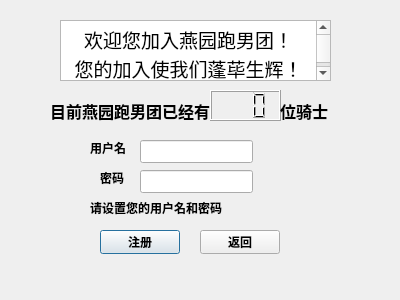
<?xml version="1.0" encoding="UTF-8"?>
<ui version="4.0">
 <class>rider_rigister</class>
 <widget class="QDialog" name="rider_rigister">
  <property name="geometry">
   <rect>
    <x>0</x>
    <y>0</y>
    <width>400</width>
    <height>300</height>
   </rect>
  </property>
  <property name="windowTitle">
   <string>Dialog</string>
  </property>
  <widget class="QTextBrowser" name="textBrowser">
   <property name="geometry">
    <rect>
     <x>60</x>
     <y>20</y>
     <width>271</width>
     <height>61</height>
    </rect>
   </property>
   <property name="font">
    <font>
     <bold>true</bold>
    </font>
   </property>
   <property name="html">
    <string>&lt;!DOCTYPE HTML PUBLIC &quot;-//W3C//DTD HTML 4.0//EN&quot; &quot;http://www.w3.org/TR/REC-html40/strict.dtd&quot;&gt;
&lt;html&gt;&lt;head&gt;&lt;meta name=&quot;qrichtext&quot; content=&quot;1&quot; /&gt;&lt;meta charset=&quot;utf-8&quot; /&gt;&lt;style type=&quot;text/css&quot;&gt;
p, li { white-space: pre-wrap; }
hr { height: 1px; border-width: 0; }
li.unchecked::marker { content: &quot;\2610&quot;; }
li.checked::marker { content: &quot;\2612&quot;; }
&lt;/style&gt;&lt;/head&gt;&lt;body style=&quot; font-family:'Microsoft YaHei UI'; font-size:9pt; font-weight:700; font-style:normal;&quot;&gt;
&lt;p align=&quot;center&quot; style=&quot; margin-top:0px; margin-bottom:0px; margin-left:0px; margin-right:0px; -qt-block-indent:0; text-indent:0px;&quot;&gt;&lt;span style=&quot; font-size:14pt; font-weight:400;&quot;&gt;欢迎您加入燕园跑男团！&lt;/span&gt;&lt;/p&gt;
&lt;p align=&quot;center&quot; style=&quot; margin-top:0px; margin-bottom:0px; margin-left:0px; margin-right:0px; -qt-block-indent:0; text-indent:0px;&quot;&gt;&lt;span style=&quot; font-size:14pt; font-weight:400;&quot;&gt;您的加入使我们蓬荜生辉！&lt;/span&gt;&lt;/p&gt;&lt;/body&gt;&lt;/html&gt;</string>
   </property>
  </widget>
  <widget class="QLabel" name="label">
   <property name="geometry">
    <rect>
     <x>90</x>
     <y>140</y>
     <width>54</width>
     <height>16</height>
    </rect>
   </property>
   <property name="font">
    <font>
     <bold>true</bold>
    </font>
   </property>
   <property name="text">
    <string>用户名</string>
   </property>
  </widget>
  <widget class="QLabel" name="label_2">
   <property name="geometry">
    <rect>
     <x>100</x>
     <y>170</y>
     <width>54</width>
     <height>16</height>
    </rect>
   </property>
   <property name="font">
    <font>
     <bold>true</bold>
    </font>
   </property>
   <property name="text">
    <string>密码</string>
   </property>
  </widget>
  <widget class="QLCDNumber" name="lcdNumber">
   <property name="geometry">
    <rect>
     <x>210</x>
     <y>90</y>
     <width>71</width>
     <height>31</height>
    </rect>
   </property>
   <property name="font">
    <font>
     <bold>true</bold>
    </font>
   </property>
   <property name="digitCount">
    <number>3</number>
   </property>
   <property name="segmentStyle">
    <enum>QLCDNumber::Filled</enum>
   </property>
  </widget>
  <widget class="QLabel" name="label_3">
   <property name="geometry">
    <rect>
     <x>50</x>
     <y>100</y>
     <width>171</width>
     <height>21</height>
    </rect>
   </property>
   <property name="font">
    <font>
     <pointsize>12</pointsize>
     <bold>true</bold>
    </font>
   </property>
   <property name="text">
    <string>目前燕园跑男团已经有</string>
   </property>
  </widget>
  <widget class="QLabel" name="label_4">
   <property name="geometry">
    <rect>
     <x>280</x>
     <y>100</y>
     <width>54</width>
     <height>21</height>
    </rect>
   </property>
   <property name="font">
    <font>
     <pointsize>12</pointsize>
     <bold>true</bold>
    </font>
   </property>
   <property name="text">
    <string>位骑士</string>
   </property>
  </widget>
  <widget class="QLineEdit" name="lineEdit">
   <property name="geometry">
    <rect>
     <x>140</x>
     <y>140</y>
     <width>113</width>
     <height>23</height>
    </rect>
   </property>
  </widget>
  <widget class="QLineEdit" name="lineEdit_2">
   <property name="geometry">
    <rect>
     <x>140</x>
     <y>170</y>
     <width>113</width>
     <height>23</height>
    </rect>
   </property>
   <property name="echoMode">
    <enum>QLineEdit::Password</enum>
   </property>
  </widget>
  <widget class="QLabel" name="label_5">
   <property name="geometry">
    <rect>
     <x>90</x>
     <y>200</y>
     <width>141</width>
     <height>16</height>
    </rect>
   </property>
   <property name="font">
    <font>
     <bold>true</bold>
    </font>
   </property>
   <property name="text">
    <string>请设置您的用户名和密码</string>
   </property>
  </widget>
  <widget class="QPushButton" name="pushButton">
   <property name="geometry">
    <rect>
     <x>100</x>
     <y>230</y>
     <width>80</width>
     <height>24</height>
    </rect>
   </property>
   <property name="font">
    <font>
     <bold>true</bold>
    </font>
   </property>
   <property name="text">
    <string>注册</string>
   </property>
  </widget>
  <widget class="QPushButton" name="pushButton_2">
   <property name="geometry">
    <rect>
     <x>200</x>
     <y>230</y>
     <width>80</width>
     <height>24</height>
    </rect>
   </property>
   <property name="font">
    <font>
     <bold>true</bold>
    </font>
   </property>
   <property name="text">
    <string>返回</string>
   </property>
  </widget>
 </widget>
 <resources/>
 <connections/>
</ui>
